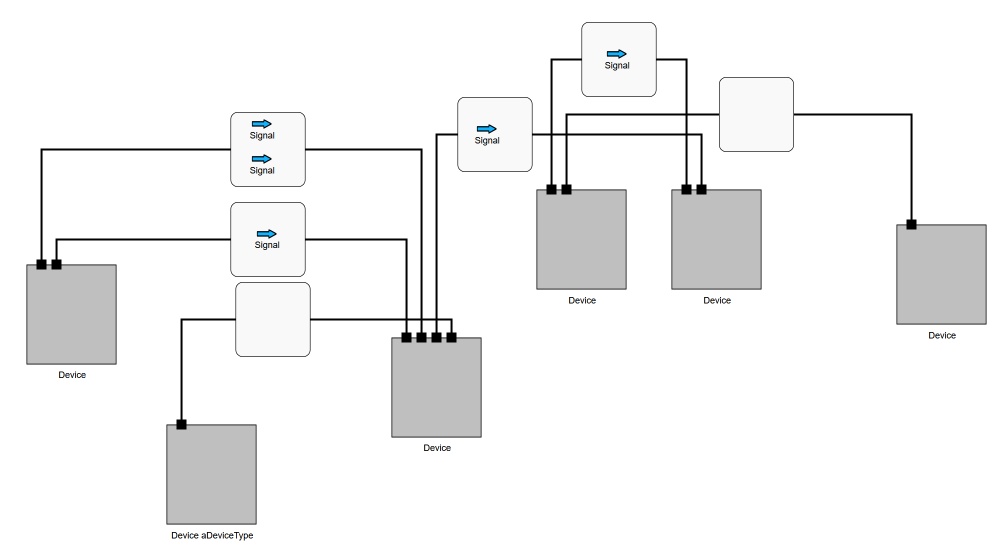
#> input picture images/testcase2.png, 2009 x 1096 px, found by its file name (shown at 1/2 size)
$ python edge_detection_generalized_no_visuals.py   (older library calls are emulated)
#> lines starting #> are read from the running program, lines starting #| are printed output that depends on the picture; after the words box and inside, x2 and y2 are one past the last pixel; in counts of white or black regions, pixels touching at a corner belong together; long printed decimals are rounded
import cv2
import numpy as np
from matplotlib import pyplot as plt

# Input
target_image_path = 'images/testcase2.png'
target_img = cv2.imread(target_image_path)
#> target_img is the input picture: shape (1096, 2009, 3); mean B, G, R 244, 244, 243.9
target_gray = cv2.cvtColor(target_img, cv2.COLOR_BGR2GRAY)
print(f'Target image shape: {target_img.shape}')
#| Target image shape: (1096, 2009, 3)

# Define custom kernels
kernel_vertical = np.tile(np.array([[1, 1, 0, -1, -1, -1, -1, -1, -1, 0, 1, 1]], dtype=np.float32), (7, 1))
kernel_horizontal = np.transpose(kernel_vertical)
kernel_cross = np.ones((12, 12))
kernel_cross[3:9, 0:12] = 0.5
kernel_cross[0:12, 3:9] = 0.5
kernel_cross[4:8, 0:12] = 0
kernel_cross[0:12, 4:8] = 0

# Apply custom filter to find vertical and horizontal edges
result_filter_ver = cv2.filter2D(target_gray, cv2.CV_32F, kernel_vertical)
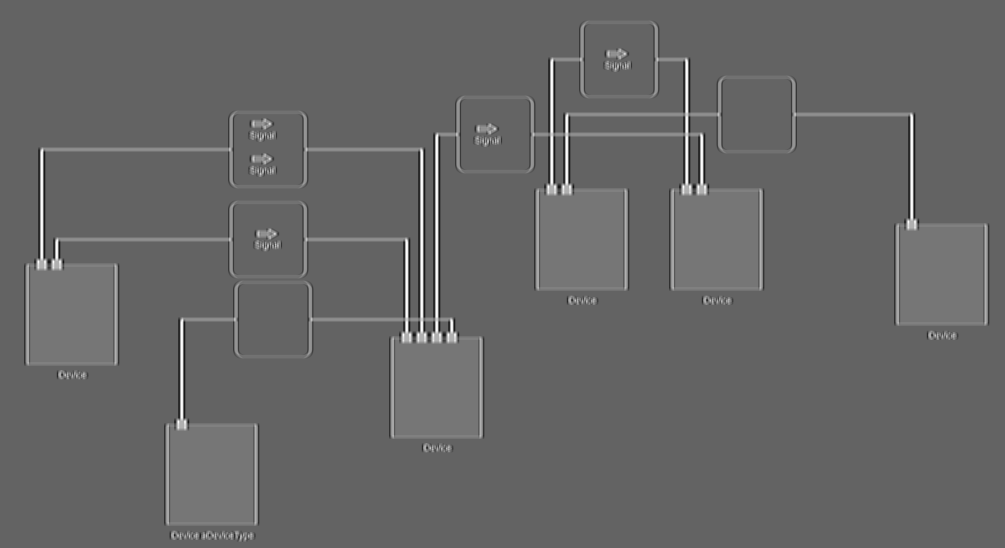
#> result_filter_ver: shape (1096, 2009) float32 (shown at 1/2 size); min -8108, max 3577, mean -3415.7; drawn with min black and max white
result_filter_hor = cv2.filter2D(target_gray, cv2.CV_32F, kernel_horizontal)
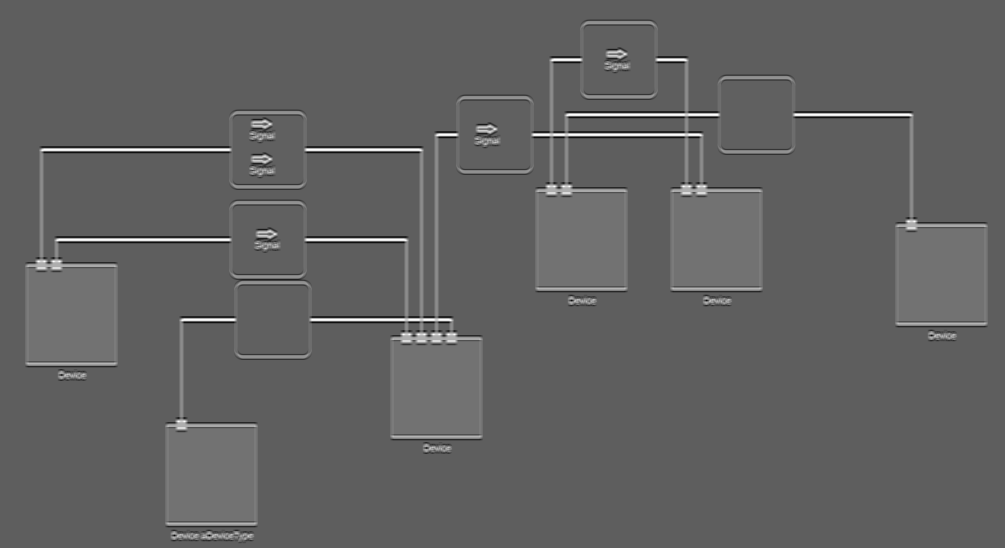
#> result_filter_hor: shape (1096, 2009) float32 (shown at 1/2 size); min -7786, max 3570, mean -3415.7; drawn with min black and max white
print(f'Vertical edges: min={result_filter_ver.min()}, max={result_filter_ver.max()}')
#| Vertical edges: min=-8107.999, max=3577.001
print(f'Horizontal edges: min={result_filter_hor.min()}, max={result_filter_hor.max()}')
#| Horizontal edges: min=-7786.0, max=3570.001

# Combine the individual results into single arrays
combined_hor = result_filter_hor
combined_ver = result_filter_ver

# Normalize to 0-255 and convert to uint8
result_filter_ver_norm = cv2.normalize(result_filter_ver, None, 0, 255, cv2.NORM_MINMAX, cv2.CV_8U)
result_filter_hor_norm = cv2.normalize(result_filter_hor, None, 0, 255, cv2.NORM_MINMAX, cv2.CV_8U)

# Thresholding and visualization
threshold = 230
_, result_filter_ver_thresh = cv2.threshold(result_filter_ver_norm, threshold, 255, cv2.THRESH_BINARY)
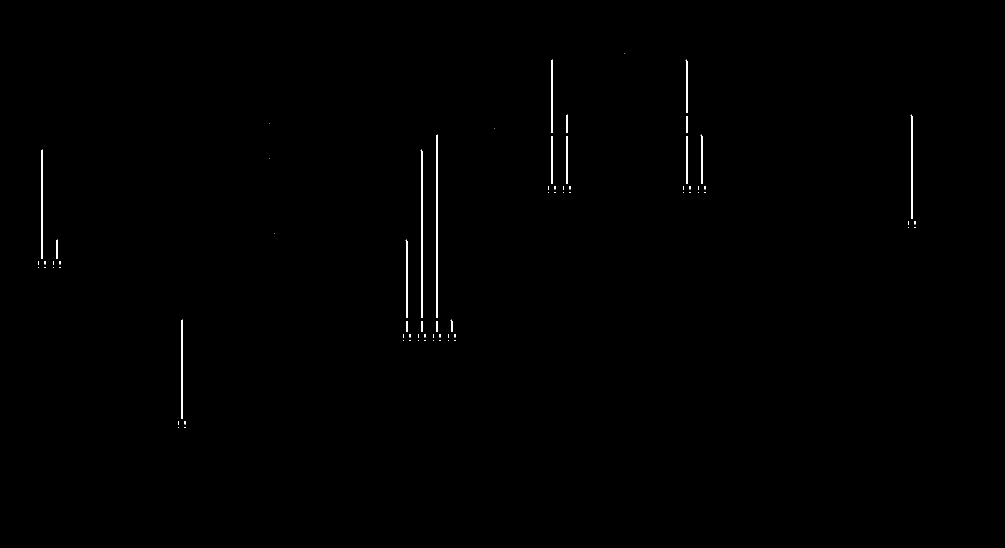
#> result_filter_ver_thresh: shape (1096, 2009) (shown at 1/2 size); 0.33% white; 72 white regions (53 under 20 px), largest, box (x1, y1, x2, y2) and area: (872, 269, 876, 636) 1097, (841, 299, 845, 636) 1007, (82, 299, 86, 518) 653
_, result_filter_hor_thresh = cv2.threshold(result_filter_hor_norm, threshold, 255, cv2.THRESH_BINARY)
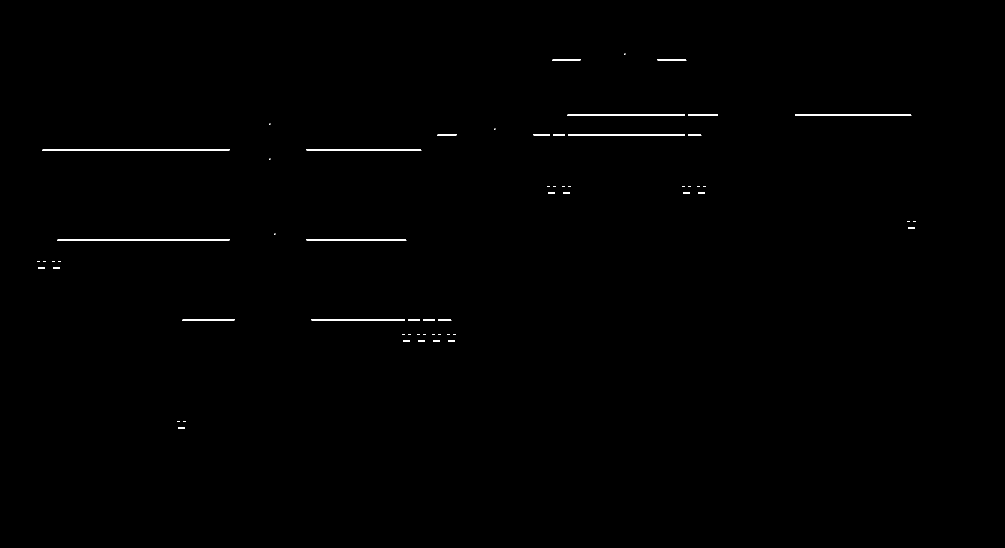
#> result_filter_hor_thresh: shape (1096, 2009) (shown at 1/2 size); 0.37% white; 60 white regions (29 under 20 px)
print(f'Vertical edges thresholded at {threshold} to {result_filter_ver_thresh.sum()} pixels')
#| Vertical edges thresholded at 230 to 1878075 pixels

# Find contours
contours_hor, _ = cv2.findContours(result_filter_hor_thresh.copy(), cv2.RETR_EXTERNAL, cv2.CHAIN_APPROX_SIMPLE)
#> contours_hor = 60 contours, 41 with area under 20; largest, box (x1, y1, x2, y2) and area: (84, 298, 459, 302) 748, (114, 478, 459, 482) 688, (1134, 228, 1370, 232) 470, (1136, 268, 1370, 271) 466, (1590, 228, 1823, 232) 463
contours_ver, _ = cv2.findContours(result_filter_ver_thresh.copy(), cv2.RETR_EXTERNAL, cv2.CHAIN_APPROX_SIMPLE)
#> contours_ver = 72 contours, 53 with area under 20; largest, box (x1, y1, x2, y2) and area: (872, 269, 876, 636) 730, (841, 299, 845, 636) 670, (82, 299, 86, 518) 434, (1821, 229, 1825, 438) 414, (362, 639, 366, 838) 394
print(f'Found {len(contours_hor)} horizontal contours, and {len(contours_ver)} vertical contours')
#| Found 60 horizontal contours, and 72 vertical contours

# Filter out very short contours
min_contour_length = 20
contours_hor_filtered = [c for c in contours_hor if cv2.arcLength(c, False) > min_contour_length]
#> contours_hor_filtered = 19 contours; largest, box (x1, y1, x2, y2) and area: (84, 298, 459, 302) 748, (114, 478, 459, 482) 688, (1134, 228, 1370, 232) 470, (1136, 268, 1370, 271) 466, (1590, 228, 1823, 232) 463
contours_ver_filtered = [c for c in contours_ver if cv2.arcLength(c, False) > min_contour_length]
#> contours_ver_filtered = 19 contours; largest, box (x1, y1, x2, y2) and area: (872, 269, 876, 636) 730, (841, 299, 845, 636) 670, (82, 299, 86, 518) 434, (1821, 229, 1825, 438) 414, (362, 639, 366, 838) 394
print(f'After filtering, found {len(contours_hor_filtered)} horizontal contours, and {len(contours_ver_filtered)} vertical contours.')
#| After filtering, found 19 horizontal contours, and 19 vertical contours.

# Convert contours to line segments
def vertical_contours_to_vertical_segments(contours):
    lines = []
    for contour in contours:
        # Simplify contour to ensure it's processed as a line if it's not already
        simplified_contour = cv2.approxPolyDP(contour, epsilon=0.5, closed=False)
        # Extract the vertical extents by finding min and max y coordinates
        x_coords = simplified_contour[:, :, 0]
        y_coords = simplified_contour[:, :, 1]
        y1, y2 = np.min(y_coords), np.max(y_coords)
        x = np.mean(x_coords).astype(int)  # Assuming vertical, x should be constant
        lines.append(((x, y1), (x, y2)))
    return lines
def horizontal_contours_to_horizontal_segments(contours):
    lines = []
    for contour in contours:
        # Simplify contour to ensure it's processed as a line if it's not already
        simplified_contour = cv2.approxPolyDP(contour, epsilon=0.5, closed=False)
        # Extract the horizontal extents by finding min and max x coordinates
        x_coords = simplified_contour[:, :, 0]
        y_coords = simplified_contour[:, :, 1]
        x1, x2 = np.min(x_coords), np.max(x_coords)
        y = np.mean(y_coords).astype(int)  # Assuming horizontal, y should be constant
        lines.append(((x1, y), (x2, y)))
    return lines
line_segments_ver = vertical_contours_to_vertical_segments(contours_ver_filtered)
#> the loop in vertical_contours_to_vertical_segments, `for contour in contours: # Simplify contour to ensure it's processed a..` made 19 passes
#> (x_coords, y_coords, y1, y2, x) on passes 1 to 7: ([873, 872, 872, 873, 874, 874], [642, 643, 662, 663, 663, 642], 642, 663, 873), ([843, 842, 842, 843, 844, 844], [642, 643, 662, 663, 663, 642], 642, 663, 843), ([813, 812, 812, 813, 814, 814], [642, 643, 662, 663, 663, 642], 642, 663, 813), ([902, 901, 902, 902, 904, 904, 903], [639, 640, 641, 662, 663, 642, 640], 639, 663, 902), ([364, 362, 362, 363, 364, 364, 365], [639, 643, 836, 837, 837, 642, 640], 639, 837, 363), ([812, 811, 812, 812, 814, 814, 813], [479, 480, 481, 634, 635, 482, 480], 479, 635, 812), ([114, 112, 112, 113, 114, 114, 115], [479, 483, 516, 517, 517, 482, 480], 479, 517, 113)
#> after the loop in vertical_contours_to_vertical_segments, `for contour in contours:`: lines = 19 items
#> line_segments_ver = 19 items
line_segments_hor = horizontal_contours_to_horizontal_segments(contours_hor_filtered)
#> the loop in horizontal_contours_to_horizontal_segments, `for contour in contours: # Simplify contour to ensure it's processed a..` made 19 passes
#> (x_coords, y_coords, x1, x2, y) on passes 1, 5, 6, 7, 8, 9, 10, 14: ([876, 876, 899, 901, 902, 899], [638, 640, 640, 641, 640, 638], 876, 902, 639), ([366, 364, 364, 366, 468, 468], [638, 640, 641, 640, 640, 638], 364, 468, 639), ([613, 613, 809, 811, 812, 809], [478, 480, 480, 481, 480, 478], 613, 812, 479), ([116, 114, 114, 116, 458, 458], [478, 480, 481, 480, 480, 478], 114, 458, 479), ([613, 613, 839, 841, 842, 839], [298, 300, 300, 301, 300, 298], 613, 842, 299), ([86, 84, 84, 86, 458, 458], [298, 300, 301, 300, 300, 298], 84, 458, 299), ([1376, 1376, 1399, 1401, 1402, 1399], [268, 270, 270, 271, 270, 268], 1376, 1402, 269), ([876, 874, 874, 876, 912, 912], [268, 270, 271, 270, 270, 268], 874, 912, 269)
#> (simplified_contour, x_coords, y_coords, x1, x2, y) on passes 2, 3, 4, 11, 12: ([[846, 638], [846, 640], [869, 640], [869, 638]], [846, 846, 869, 869], [638, 640, 640, 638], 846, 869, 639), ([[816, 638], [816, 640], [839, 640], [839, 638]], [816, 816, 839, 839], [638, 640, 640, 638], 816, 839, 639), ([[623, 638], [623, 640], [809, 640], [809, 638]], [623, 623, 809, 809], [638, 640, 640, 638], 623, 809, 639), ([[1136, 268], [1136, 270], [1369, 270], [1369, 268]], [1136, 1136, 1369, 1369], [268, 270, 270, 268], 1136, 1369, 269), ([[1106, 268], [1106, 270], [1129, 270], [1129, 268]], [1106, 1106, 1129, 1129], [268, 270, 270, 268], 1106, 1129, 269)
#> line_segments_hor = 19 items

# Detect containers
containers_on_target_img = target_img.copy()
container = cv2.imread('images/container.png')
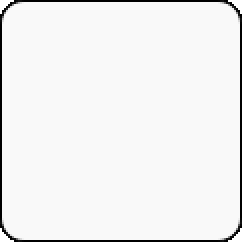
#> input picture images/container.png, 121 x 121 px, found by its file name (shown 2 times larger)
#> container is the input picture: shape (121, 121, 3); min 0, max 255, mean 240.7
container = cv2.resize(container, (150, 150), interpolation=cv2.INTER_AREA)
#> container: shape (150, 150, 3)
threshold = 0.8
# Create a mask for the container with reversed black and white
container_mask = np.ones(container.shape[:2], dtype=np.uint8) * 255
cv2.rectangle(container_mask, (20, 20), (container.shape[1] - 20, container.shape[0] - 20), 0, thickness=-1)
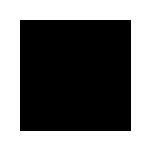
#> container_mask: shape (150, 150); 45.2% white; 1 white region, box (x1, y1, x2, y2) and area: (0, 0, 150, 150) 10179
# Perform template matching with the mask
res = cv2.matchTemplate(containers_on_target_img, container, cv2.TM_CCOEFF_NORMED, mask=container_mask)
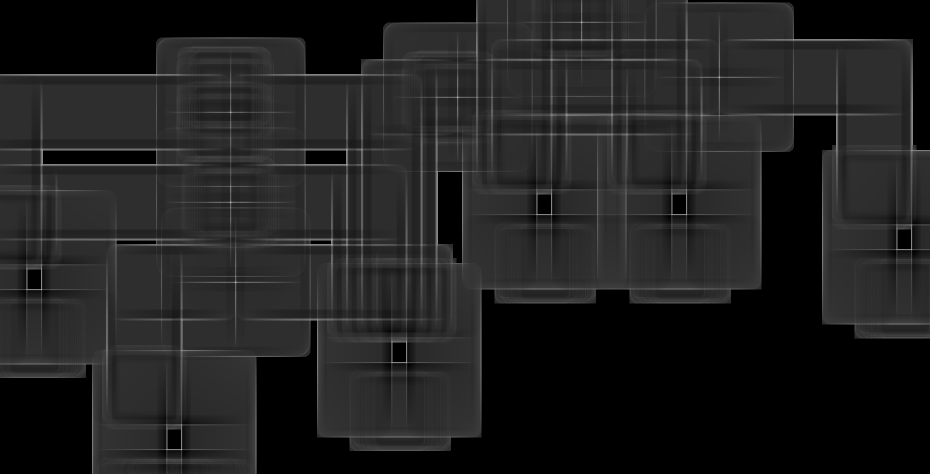
#> res: shape (947, 1860) float32 (shown at 1/2 size); 32.53% of the values are NaN or infinite; the others: min -0.222, max 0.978, mean 0.00226; drawn with min black, max white, NaN and infinite black
loc = np.where(res >= threshold)
#> loc = ([44, 154, 194, 224, 404, 564], [1163, 1438, 915, 461, 461, 471])
containers = [(pt[0] + container.shape[1] // 2, pt[1] + container.shape[0] // 2) for pt in zip(*loc[::-1])]
#> containers = [(1238, 119), (1513, 229), (990, 269), (536, 299), (536, 479), (546, 639)]
print(f'Found {len(containers)} containers')
#| Found 6 containers

# Remove close containers
def remove_close_points(containers, proximity=5):
    containers = sorted(containers, key=lambda pt: (pt[0], pt[1]))
    filtered_containers = []
    while containers:
        current = containers.pop(0)
        filtered_containers.append(current)
        containers = [pt for pt in containers if abs(pt[0] - current[0]) > proximity or abs(pt[1] - current[1]) > proximity]
    return filtered_containers
containers = remove_close_points(containers, proximity=5)
#> in remove_close_points, `containers = sorted(containers, key=lambda pt: (pt[0], pt[1]))`: containers = [(536, 299), (536, 479), (546, 639), (990, 269), (1238, 119), (1513, 229)]
#> the loop in remove_close_points, `while containers:` made 6 passes
#> (current, containers) on passes 2 to 5: ((536, 479), [(546, 639), (990, 269), (1238, 119), (1513, 229)]), ((546, 639), [(990, 269), (1238, 119), (1513, 229)]), ((990, 269), [(1238, 119), (1513, 229)]), ((1238, 119), [(1513, 229)])
#> after the loop in remove_close_points, `while containers:`: containers = []; filtered_containers = [(536, 299), (536, 479), (546, 639), (990, 269), (1238, 119), (1513, 229)]
#> containers has the same summary as filtered_containers in remove_close_points
print(f'After removing close containers, {len(containers)} containers remain')
#| After removing close containers, 6 containers remain

# Connect lines at containers
def connect_lines_at_containers(containers, line_segments_hor, tolerance=5):
    def find_closest_lines(container, line_segments_hor, tolerance=5):
        x, y = container
        left_lines = sorted([seg for seg in line_segments_hor if seg[1][0] < x and abs(seg[1][1] - y) <= tolerance], key=lambda seg: abs(seg[1][0] - x))[:1]
        right_lines = sorted([seg for seg in line_segments_hor if seg[0][0] > x and abs(seg[0][1] - y) <= tolerance], key=lambda seg: abs(seg[0][0] - x))[:1]
        if not left_lines or not right_lines:
            return None, None
        closest_left = left_lines[0]
        closest_right = right_lines[0]
        return closest_left, closest_right
    def merge_lines(closest_left, closest_right):
        merged_hor = [(closest_left[0][0], closest_right[1][0])]
        return merged_hor
    merged_lines = []
    for container in containers:
        closest_left, closest_right = find_closest_lines(container, line_segments_hor, tolerance)
        if closest_left is None or closest_right is None:
            continue  # Skip if there are not enough lines to merge
        merged_hor = merge_lines(closest_left, closest_right)
        line_segments_hor.remove(closest_left)
        line_segments_hor.remove(closest_right)
        new_hor_line = ((merged_hor[0][0], container[1]), (merged_hor[0][1], container[1]))
        line_segments_hor.append(new_hor_line)
        merged_lines.append(new_hor_line)
    return line_segments_hor, merged_lines
line_segments_hor, merged_lines = connect_lines_at_containers(containers, line_segments_hor, tolerance=5)
#> the loop in connect_lines_at_containers, `for container in containers:` made 6 passes
#> (x in find_closest_lines, y in find_closest_lines, closest_left, closest_right, merged_hor, new_hor_line) on passes 1 to 6: (536, 299, ((84, 299), (458, 299)), ((613, 299), (842, 299)), [(84, 842)], ((84, 299), (842, 299))), (536, 479, ((114, 479), (458, 479)), ((613, 479), (812, 479)), [(114, 812)], ((114, 479), (812, 479))), (546, 639, ((364, 639), (468, 639)), ((623, 639), (809, 639)), [(364, 809)], ((364, 639), (809, 639))), (990, 269, ((874, 269), (912, 269)), ((1067, 269), (1099, 269)), [(874, 1099)], ((874, 269), (1099, 269))), (1238, 119, ((1104, 119), (1160, 119)), ((1315, 119), (1372, 119)), [(1104, 1372)], ((1104, 119), (1372, 119))), (1513, 229, ((1376, 229), (1435, 229)), ((1590, 229), (1822, 229)), [(1376, 1822)], ((1376, 229), (1822, 229)))
#> after the loop in connect_lines_at_containers, `for container in containers:`: line_segments_hor = 13 items; merged_lines = [((84, 299), (842, 299)), ((114, 479), (812, 479)), ((364, 639), (809, 639)), ((874, 269), (1099, 269)), ((1104, 119), (1372, 119)), ((1376, 229), (1822, 229))]
#> line_segments_hor = 13 items
print(f'containers were connected')

# Detect intersections
cross = cv2.imread('images/cross.png')
#> (the run stopped early here; a loop or call above may not have finished)
